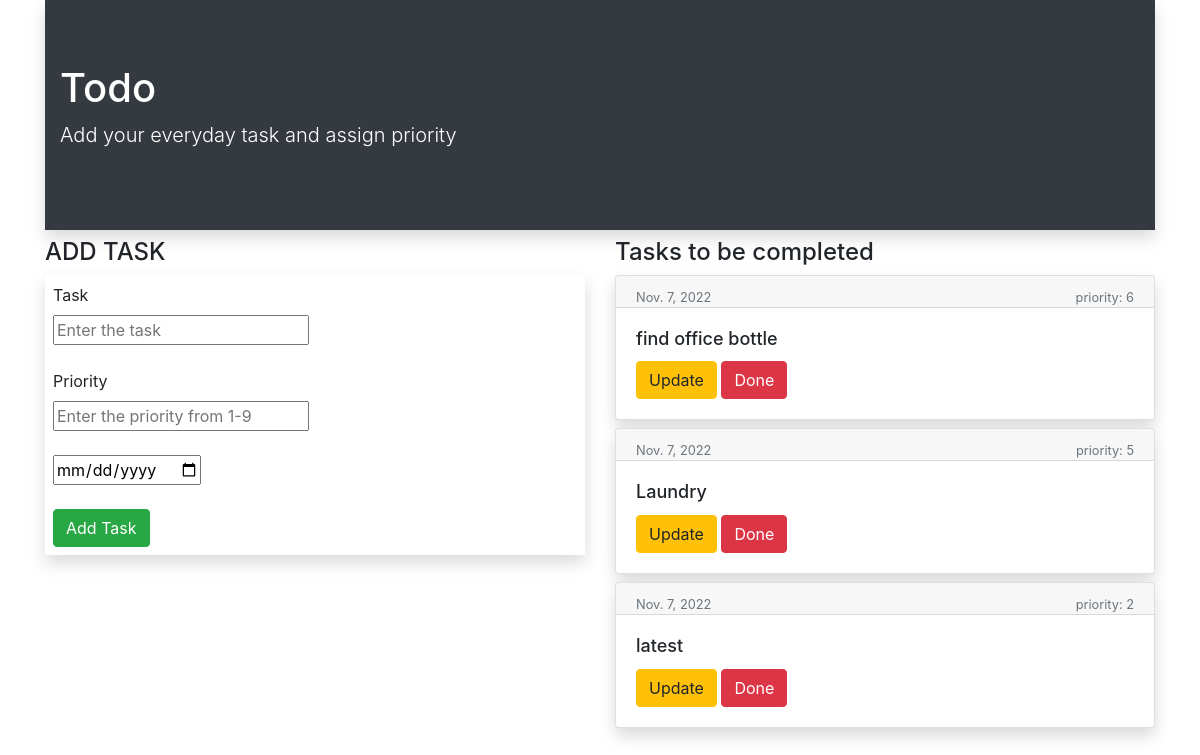
The app's page /, older data.
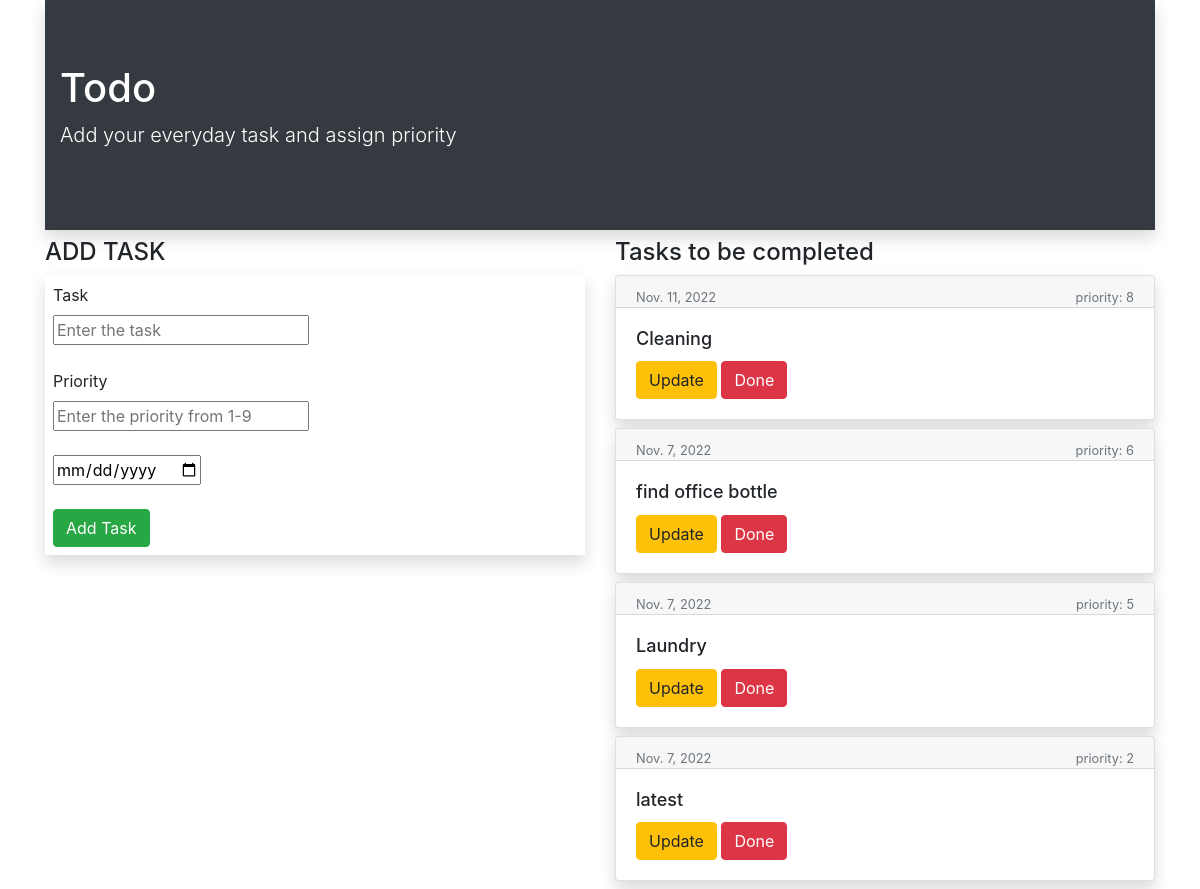
The same page, newer data.
### todoapp/models.py (models this page shows, shortened)
class Task(models.Model):
    text=models.CharField(max_length=500)
    priority=models.IntegerField()
    date=models.DateField(default=datetime.date.today)

### todoapp/views.py (the view, shortened to what this page needs)
# urls.py: path("",index,name="index"),
def index(request):
    task_list=Task.objects.all().order_by('-priority').values #sorted according to descending priority
    return render(request,'todoapp/index.html',{'tasks':task_list})

### templates/todoapp/index.html (shortened to what this page needs)
{% extends 'todoapp/base.html' %}
{% block body %}
<div class="container">
    <div class="row">
        <div class="col-md-12">
            <div class="jumbotron jumbotron-fluid bg-dark text-white mb-2 shadow">
                <div class="container">
                    <div class="banner">
                        <div class="banner-text">
                            <h1>Todo</h1>
                            <p class="lead">Add your everyday task and assign priority</p>
                        </div>
                    </div>
                </div>
            </div>
        </div>
    </div>
    <div class="row">
        <div class="col-sm-6">
            <h4> ADD TASK</h4>
            <form method="POST" class="shadow p-2">
                    <fieldset class="control-group">
                        <label class="control-label" for="text">Task</label>
                        <div class="controls">
                            <input type="text" class="xlarge" name="text" id="text" placeholder="Enter the task">
                        </div><br>
                        <label class="control-label" for="priority">Priority</label>
                        <div class="controls">
                            <input type="text" class="xlarge" name="priority" id="priority" placeholder="Enter the priority from 1-9">
                        </div><br>
                        <div class="controls">
                            <input type="date" class="xlarge" name="date" id="date">
                        </div><br>
                        <div class="controls">
                            <input type="submit" class="xlarge btn btn-success" name="add" id="add" value="Add Task">
                        </div>
                    </fieldset>
            </form>
        </div>
        <div class="col-sm-6">
            <h4>Tasks to be completed</h4>
            {% for task in tasks %}
            <div class="card shadow bg-white rounded mb-2 " >
                <div class="card-header text-muted small d-flex justify-content-between" style="height:2rem">
                    <div>
                        {{task.date}}
                    </div>
                    <div>
                        priority: {{task.priority}}
                    </div>
                </div>
                <div class="card-body">
                    <h1 class="card-title" style="font-size:18px">{{task.text}}</h1>
                    <a class="btn btn-warning" href="{% url 'todoapp:update' task.id %}">Update</a>
                    <a class="btn btn-danger" href="{% url 'todoapp:delete' task.id %}">Done</a>
                </div>
            </div>
            {% endfor %}
        </div>
    </div>
</div>
{% endblock %}

Row changes from the older to the newer data that the page shows:
added Task: date "Nov. 11, 2022", priority "8", text "Cleaning"
